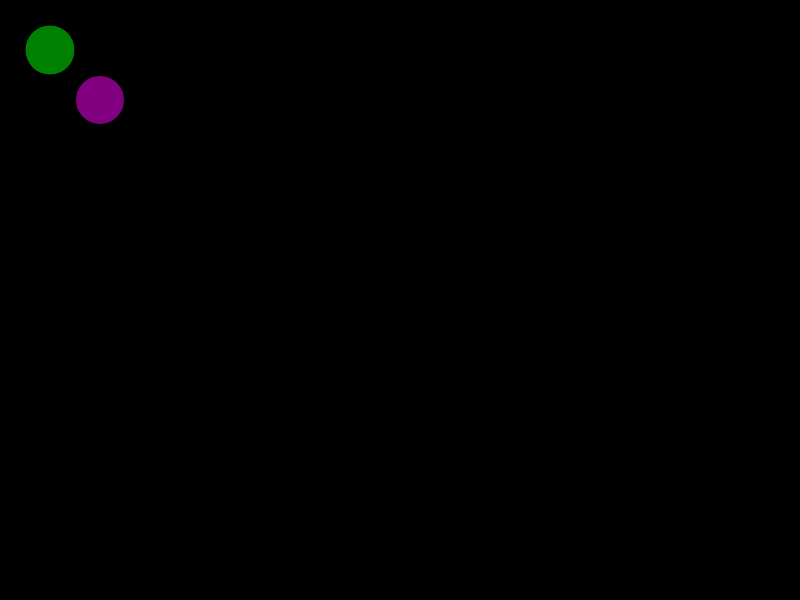
Frame 1 (no input)
Frame 2 (the mouse pressed at the canvas centre, redrawn once): identical to frame 1, image omitted

The p5.js sketch that drew this single still picture (run headless with seeded random() and noise() and a simulated clock; the mouse was pressed at the canvas centre and the sketch redrawn once):

// p5.js sketch
// ── sketch.js
let myFirstSphere ;
let mySecondSphere ;

function setup() {
    createCanvas(800, 600);
    myFirstSphere = new firstSphere(100,100,100) ;
    mySecondSphere = new secondSphere(50,50,100) ;


}

function draw() {
  background('black');
    noLoop()
    myFirstSphere.display();
    mySecondSphere.display();
}



class Sphere {
   constructor(x,y,radius,color) {
        this.x = x ;
        this.y = y ;
        this.radius = radius;
        this.color = color ;
        this.stroke = 2.0 ;



    }

    display() {
        push() ;
            fill(this.color) ;
            strokeWeight(this.stroke)
            ellipse(this.x,this.y, this.radius,this.radius) ;
        pop() ;
    }

}





class firstSphere extends Sphere {
    constructor(x,y,size) {
        const radius = size/2
        super(x,y,radius,"purple") ;
    }
}

class secondSphere extends Sphere {
    constructor(x,y,size) {
        const radius = (size/2) ;
        super(x,y,radius,"green") ;
        this.stroke = 1.0 ;
    }
}
